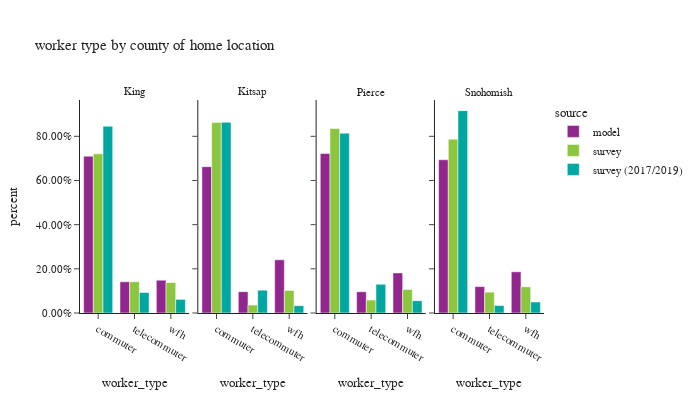

Notebook source saved alongside this figure:
### Code cell
df_worker_count = workers.groupby(['source','CountyName_hh','worker_type'])['pdexpfac']. \
    sum().reset_index()
df_worker_count['percent'] = df_worker_count.groupby(['source','CountyName_hh'], group_keys=False)['pdexpfac']. \
    apply(lambda x: x / float(x.sum()))

df_worker_count_ct = workers.groupby(['source','CountyName_hh','worker_type'])['pdexpfac'].count().reset_index(). \
    rename(columns={'pdexpfac':'sample count'})
df_worker_count = df_worker_count.merge(df_worker_count_ct, on=['source','CountyName_hh','worker_type']). \
    rename(columns={'pdexpfac':'total count'})


fig = px.bar(df_worker_count.sort_values(by=['CountyName_hh','worker_type']), x='worker_type', y="percent",
             facet_col="CountyName_hh", color="source",hover_data=['sample count','total count'],
             barmode="group",
             title="worker type by county of home location")
fig.for_each_annotation(lambda a: a.update(text = a.text.split("=")[-1]))
fig.update_layout(height=400, width=700, font=dict(size=11))
fig.for_each_yaxis(lambda a: a.update(tickformat = ".2%"))
fig.update_xaxes(categoryorder='array', categoryarray= ['commuter','telecommuter','wfh'])
fig.show()

### Figure 1 — Plotly figure (JSON) as saved in the notebook; plotly's stock layout.template omitted (floating-point values rounded to 4 significant figures)
{"data": [{"alignmentgroup": "True", "customdata": [[903803, 903803], [180099, 180099], [189002, 189002]], "hovertemplate": "source=model<br>CountyName_hh=King<br>worker_type=%{x}<br>percent=%{y}<br>sample count=%{customdata[0]}<br>total count=%{customdata[1]}<extra></extra>", "legendgroup": "model", "marker": {"color": "#91268F", "pattern": {"shape": ""}}, "name": "model", "offsetgroup": "model", "orientation": "v", "showlegend": true, "textposition": "auto", "type": "bar", "x": ["commuter", "telecommuter", "wfh"], "xaxis": "x", "y": [0.71, 0.1415, 0.1485], "yaxis": "y"}, {"alignmentgroup": "True", "customdata": [[81223, 81223], [11851, 11851], [29521, 29521]], "hovertemplate": "source=model<br>CountyName_hh=Kitsap<br>worker_type=%{x}<br>percent=%{y}<br>sample count=%{customdata[0]}<br>total count=%{customdata[1]}<extra></extra>", "legendgroup": "model", "marker": {"color": "#91268F", "pattern": {"shape": ""}}, "name": "model", "offsetgroup": "model", "orientation": "v", "showlegend": false, "textposition": "auto", "type": "bar", "x": ["commuter", "telecommuter", "wfh"], "xaxis": "x2", "y": [0.6625, 0.09667, 0.2408], "yaxis": "y2"}, {"alignmentgroup": "True", "customdata": [[322712, 322712], [42977, 42977], [81132, 81132]], "hovertemplate": "source=model<br>CountyName_hh=Pierce<br>worker_type=%{x}<br>percent=%{y}<br>sample count=%{customdata[0]}<br>total count=%{customdata[1]}<extra></extra>", "legendgroup": "model", "marker": {"color": "#91268F", "pattern": {"shape": ""}}, "name": "model", "offsetgroup": "model", "orientation": "v", "showlegend": false, "textposition": "auto", "type": "bar", "x": ["commuter", "telecommuter", "wfh"], "xaxis": "x3", "y": [0.7222, 0.09618, 0.1816], "yaxis": "y3"}, {"alignmentgroup": "True", "customdata": [[304475, 304475], [52439, 52439], [81898, 81898]], "hovertemplate": "source=model<br>CountyName_hh=Snohomish<br>worker_type=%{x}<br>percent=%{y}<br>sample count=%{customdata[0]}<br>total count=%{customdata[1]}<extra></extra>", "legendgroup": "model", "marker": {"color": "#91268F", "pattern": {"shape": ""}}, "name": "model", "offsetgroup": "model", "orientation": "v", "showlegend": false, "textposition": "auto", "type": "bar", "x": ["commuter", "telecommuter", "wfh"], "xaxis": "x4", "y": [0.6939, 0.1195, 0.1866], "yaxis": "y4"}, {"alignmentgroup": "True", "customdata": [[1473, 690700.0], [618, 135800.0], [567, 132000.0]], "hovertemplate": "source=survey<br>CountyName_hh=King<br>worker_type=%{x}<br>percent=%{y}<br>sample count=%{customdata[0]}<br>total count=%{customdata[1]}<extra></extra>", "legendgroup": "survey", "marker": {"color": "#8CC63E", "pattern": {"shape": ""}}, "name": "survey", "offsetgroup": "survey", "orientation": "v", "showlegend": true, "textposition": "auto", "type": "bar", "x": ["commuter", "telecommuter", "wfh"], "xaxis": "x", "y": [0.7206, 0.1417, 0.1378], "yaxis": "y"}, {"alignmentgroup": "True", "customdata": [[122, 91110.0], [22, 3770.0], [43, 10780.0]], "hovertemplate": "source=survey<br>CountyName_hh=Kitsap<br>worker_type=%{x}<br>percent=%{y}<br>sample count=%{customdata[0]}<br>total count=%{customdata[1]}<extra></extra>", "legendgroup": "survey", "marker": {"color": "#8CC63E", "pattern": {"shape": ""}}, "name": "survey", "offsetgroup": "survey", "orientation": "v", "showlegend": false, "textposition": "auto", "type": "bar", "x": ["commuter", "telecommuter", "wfh"], "xaxis": "x2", "y": [0.8623, 0.03567, 0.1021], "yaxis": "y2"}, {"alignmentgroup": "True", "customdata": [[234, 271000.0], [48, 19000.0], [55, 34470.0]], "hovertemplate": "source=survey<br>CountyName_hh=Pierce<br>worker_type=%{x}<br>percent=%{y}<br>sample count=%{customdata[0]}<br>total count=%{customdata[1]}<extra></extra>", "legendgroup": "survey", "marker": {"color": "#8CC63E", "pattern": {"shape": ""}}, "name": "survey", "offsetgroup": "survey", "orientation": "v", "showlegend": false, "textposition": "auto", "type": "bar", "x": ["commuter", "telecommuter", "wfh"], "xaxis": "x3", "y": [0.8352, 0.05855, 0.1063], "yaxis": "y3"}, {"alignmentgroup": "True", "customdata": [[261, 267300.0], [73, 32030.0], [85, 40270.0]], "hovertemplate": "source=survey<br>CountyName_hh=Snohomish<br>worker_type=%{x}<br>percent=%{y}<br>sample count=%{customdata[0]}<br>total count=%{customdata[1]}<extra></extra>", "legendgroup": "survey", "marker": {"color": "#8CC63E", "pattern": {"shape": ""}}, "name": "survey", "offsetgroup": "survey", "orientation": "v", "showlegend": false, "textposition": "auto", "type": "bar", "x": ["commuter", "telecommuter", "wfh"], "xaxis": "x4", "y": [0.7871, 0.09431, 0.1186], "yaxis": "y4"}, {"alignmentgroup": "True", "customdata": [[4955, 775300.0], [385, 85030.0], [471, 56510.0]], "hovertemplate": "source=survey (2017/2019)<br>CountyName_hh=King<br>worker_type=%{x}<br>percent=%{y}<br>sample count=%{customdata[0]}<br>total count=%{customdata[1]}<extra></extra>", "legendgroup": "survey (2017/2019)", "marker": {"color": "#00A7A0", "pattern": {"shape": ""}}, "name": "survey (2017/2019)", "offsetgroup": "survey (2017/2019)", "orientation": "v", "showlegend": true, "textposition": "auto", "type": "bar", "x": ["commuter", "telecommuter", "wfh"], "xaxis": "x", "y": [0.8456, 0.09275, 0.06164], "yaxis": "y"}, {"alignmentgroup": "True", "customdata": [[157, 86080.0], [17, 10320.0], [25, 3319.0]], "hovertemplate": "source=survey (2017/2019)<br>CountyName_hh=Kitsap<br>worker_type=%{x}<br>percent=%{y}<br>sample count=%{customdata[0]}<br>total count=%{customdata[1]}<extra></extra>", "legendgroup": "survey (2017/2019)", "marker": {"color": "#00A7A0", "pattern": {"shape": ""}}, "name": "survey (2017/2019)", "offsetgroup": "survey (2017/2019)", "orientation": "v", "showlegend": false, "textposition": "auto", "type": "bar", "x": ["commuter", "telecommuter", "wfh"], "xaxis": "x2", "y": [0.8632, 0.1035, 0.03328], "yaxis": "y2"}, {"alignmentgroup": "True", "customdata": [[471, 246400.0], [49, 39310.0], [43, 16850.0]], "hovertemplate": "source=survey (2017/2019)<br>CountyName_hh=Pierce<br>worker_type=%{x}<br>percent=%{y}<br>sample count=%{customdata[0]}<br>total count=%{customdata[1]}<extra></extra>", "legendgroup": "survey (2017/2019)", "marker": {"color": "#00A7A0", "pattern": {"shape": ""}}, "name": "survey (2017/2019)", "offsetgroup": "survey (2017/2019)", "orientation": "v", "showlegend": false, "textposition": "auto", "type": "bar", "x": ["commuter", "telecommuter", "wfh"], "xaxis": "x3", "y": [0.8144, 0.1299, 0.0557], "yaxis": "y3"}, {"alignmentgroup": "True", "customdata": [[392, 283500.0], [32, 10480.0], [29, 15460.0]], "hovertemplate": "source=survey (2017/2019)<br>CountyName_hh=Snohomish<br>worker_type=%{x}<br>percent=%{y}<br>sample count=%{customdata[0]}<br>total count=%{customdata[1]}<extra></extra>", "legendgroup": "survey (2017/2019)", "marker": {"color": "#00A7A0", "pattern": {"shape": ""}}, "name": "survey (2017/2019)", "offsetgroup": "survey (2017/2019)", "orientation": "v", "showlegend": false, "textposition": "auto", "type": "bar", "x": ["commuter", "telecommuter", "wfh"], "xaxis": "x4", "y": [0.9162, 0.03386, 0.04995], "yaxis": "y4"}], "layout": {"annotations": [{"font": {}, "showarrow": false, "text": "King", "x": 0.1175, "xanchor": "center", "xref": "paper", "y": 1, "yanchor": "bottom", "yref": "paper"}, {"font": {}, "showarrow": false, "text": "Kitsap", "x": 0.3725, "xanchor": "center", "xref": "paper", "y": 1, "yanchor": "bottom", "yref": "paper"}, {"font": {}, "showarrow": false, "text": "Pierce", "x": 0.6275, "xanchor": "center", "xref": "paper", "y": 1, "yanchor": "bottom", "yref": "paper"}, {"font": {}, "showarrow": false, "text": "Snohomish", "x": 0.8825, "xanchor": "center", "xref": "paper", "y": 1, "yanchor": "bottom", "yref": "paper"}], "barmode": "group", "font": {"size": 11}, "height": 400, "legend": {"title": {"text": "source"}, "tracegroupgap": 0}, "title": {"text": "worker type by county of home location"}, "width": 700, "xaxis": {"anchor": "y", "categoryarray": ["commuter", "telecommuter", "wfh"], "categoryorder": "array", "domain": [0, 0.235], "title": {"text": "worker_type"}}, "xaxis2": {"anchor": "y2", "categoryarray": ["commuter", "telecommuter", "wfh"], "categoryorder": "array", "domain": [0.255, 0.49], "matches": "x", "title": {"text": "worker_type"}}, "xaxis3": {"anchor": "y3", "categoryarray": ["commuter", "telecommuter", "wfh"], "categoryorder": "array", "domain": [0.51, 0.745], "matches": "x", "title": {"text": "worker_type"}}, "xaxis4": {"anchor": "y4", "categoryarray": ["commuter", "telecommuter", "wfh"], "categoryorder": "array", "domain": [0.765, 1.0], "matches": "x", "title": {"text": "worker_type"}}, "yaxis": {"anchor": "x", "domain": [0, 1], "tickformat": ".2%", "title": {"text": "percent"}}, "yaxis2": {"anchor": "x2", "domain": [0, 1], "matches": "y", "showticklabels": false, "tickformat": ".2%"}, "yaxis3": {"anchor": "x3", "domain": [0, 1], "matches": "y", "showticklabels": false, "tickformat": ".2%"}, "yaxis4": {"anchor": "x4", "domain": [0, 1], "matches": "y", "showticklabels": false, "tickformat": ".2%"}}}
